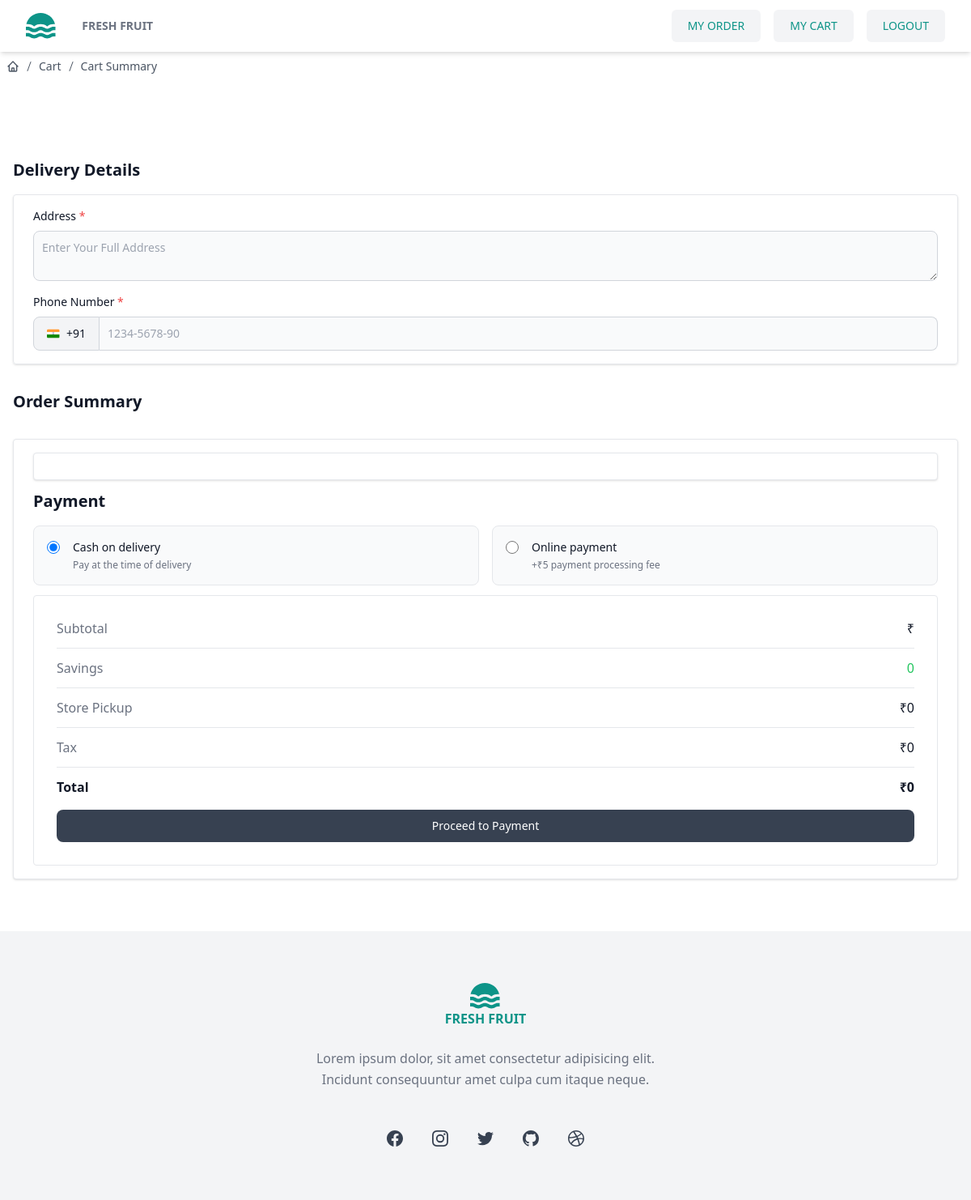
Page /place/order/ (signed in) on the earlier database version.
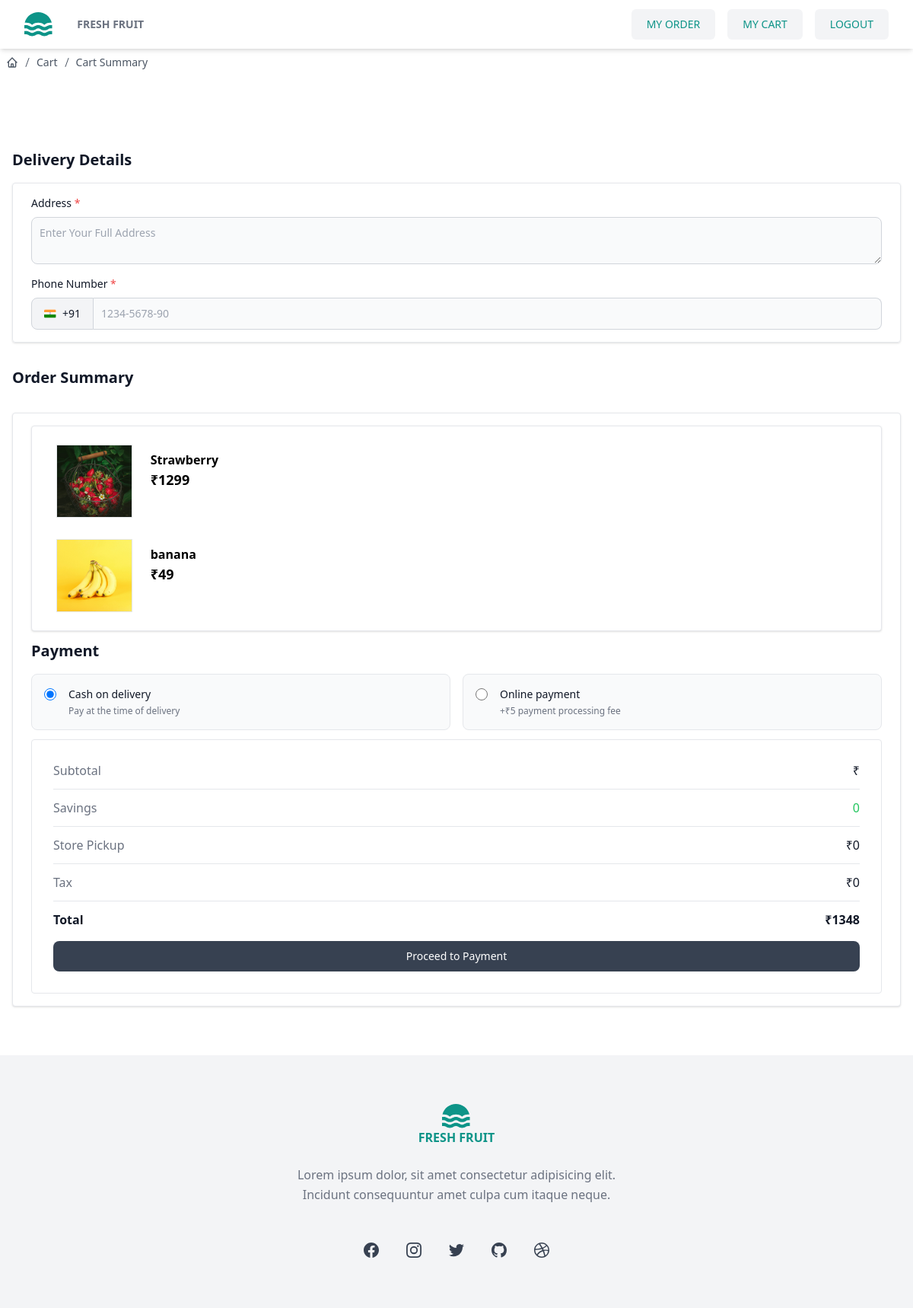
Same page on the later database version.
### store/models.py (models this page shows, shortened)
class BaseModel(models.Model):
    created_date=models.DateTimeField(auto_now_add=True)
    updated_date=models.DateTimeField(auto_now=True)
    is_active=models.BooleanField(default=True)

class BasketItem(BaseModel):
    product_object=models.ForeignKey(Product,on_delete=models.CASCADE)
    quantity=models.PositiveIntegerField(default=1)
    is_order_placed=models.BooleanField(default=False)
    basket_object=models.ForeignKey(Basket,on_delete=models.CASCADE,related_name="cart_item")
    @property
    def item_total(self):
        return self.product_object.price*self.quantity

class Product(BaseModel):
    title=models.CharField(max_length=200)
    description=models.TextField()
    price=models.PositiveIntegerField()
    picture=models.ImageField(upload_to="product_images",null=True,blank=True)
    Varieties_object=models.ForeignKey(Varieties,on_delete=models.CASCADE,default=None)

### store/views.py (the view, shortened to what this page needs)
# urls.py: path('place/order/',views.PlaceOrderView.as_view(),name="place-order"),
class PlaceOrderView(View):
    form_class=OrderForm
    template_name="place_order.html"
    def get(self,request,*args,**kwargs):
        form_instance=self.form_class()
        qs=request.user.cart.cart_item.filter(is_order_placed=False)
        basket_item=BasketItem.objects.filter(basket_object=request.user.cart,is_order_placed=False)
        Basket_total=sum([bi.item_total for bi in qs])
        return render(request,self.template_name,{"form":form_instance, "items":qs , "basket_total":Basket_total})

### store/templates/place_order.html (shortened to what this page needs)
{% extends 'base.html' %}
{% block main_block%}
<div class="p-2">
    <nav aria-label="Breadcrumb">
        <ol class="flex items-center gap-1 text-sm text-gray-600">
            <li>
                <a href="{% url 'products-list' %}" class="block transition hover:text-gray-700">
                </a>
            </li>
            <li class="rtl:rotate-180">
                <svg xmlns="http://www.w3.org/2000/svg" fill="none" viewBox="0 0 24 24" stroke-width="1.5"
                    stroke="currentColor" class="size-4">
                    <path stroke-linecap="round" stroke-linejoin="round" d="m9 20.247 6-16.5" />
                </svg>
            </li>
            <li>
                <a href="{% url 'cart-summary' %}" class="block transition hover:text-gray-700"> Cart </a>
            </li>
            <li class="rtl:rotate-180">
                <svg xmlns="http://www.w3.org/2000/svg" fill="none" viewBox="0 0 24 24" stroke-width="1.5"
                    stroke="currentColor" class="size-4">
                    <path stroke-linecap="round" stroke-linejoin="round" d="m9 20.247 6-16.5" />
                </svg>
            </li>
            <li>
                <a href="#" class="block transition hover:text-gray-700"> Cart Summary </a>
            </li>
        </ol>
    </nav>
</div>
<section class="bg-white py-8 antialiased light:bg-gray-900 md:py-16">
    <form action="#" method="post" class="mx-auto max-w-screen-xl px-4 2xl:px-0">
        <div class="mt-6 sm:mt-8 lg:flex lg:items-start lg:gap-12 xl:gap-16">
            <div class="min-w-0 flex-1 space-y-8">
                <div class="space-y-4">
                    <h2 class="text-xl font-semibold text-gray-900 light:text-white">Delivery Details</h2>
                    <div class="grid grid-cols-1 gap-4 sm:grid-cols-1 border px-4 py-4 sm:px-6 shadow rounded">
                        <div>
                            <label for="address" class="mb-2 block text-sm font-medium text-gray-900 light:text-white">
                                Address <span class="text-red-500">*</span> </label>
                            <textarea id="address" name="address"
                                class="block w-full rounded-lg border border-gray-300 bg-gray-50 p-2.5 text-sm text-gray-900 focus:border-primary-500 focus:ring-primary-500 light:border-gray-600 light:bg-gray-700 light:text-white light:placeholder:text-gray-400 light:focus:border-primary-500 light:focus:ring-primary-500"
                                placeholder="Enter Your Full Address"></textarea>
                        </div>
                        <div>
                            <label for="phone-input-3"
                                class="mb-2 block text-sm font-medium text-gray-900 light:text-white"> Phone Number
                                <span class="text-red-500">*</span> </label>
                            <div class="flex items-center">
                                <div id="dropdown-phone-button-3"
                                    class="z-10 inline-flex shrink-0 items-center rounded-s-lg border border-gray-300 bg-gray-100 px-4 py-2.5 text-center text-sm font-medium text-gray-900 hover:bg-gray-200 focus:outline-none focus:ring-4 focus:ring-gray-100 light:border-gray-600 light:bg-gray-700 light:text-white light:hover:bg-gray-600 light:focus:ring-gray-700">
                                    +91
                                </div>
                                <div class="relative w-full">
                                    <input type="number" name="phone" id="phone-input"
                                        class="z-20 block w-full rounded-e-lg border border-s-0 border-gray-300 bg-gray-50 p-2.5 text-sm text-gray-900 focus:border-primary-500 focus:ring-primary-500 light:border-gray-600 light:border-s-gray-700  light:bg-gray-700 light:text-white light:placeholder:text-gray-400 light:focus:border-primary-500"
                                        pattern="[0-9]{3}-[0-9]{3}-[0-9]{4}" placeholder="1234-5678-90" required />
                                </div>
                            </div>
                        </div>
                    </div>
                </div>
                <h2 class="text-xl font-semibold text-gray-900 light:text-white">Order Summary</h2>
                <div class="space-y-3 border bg-white px-2 py-4 sm:px-6 shadow rounded">
                    <div class="space-y-3 border bg-white px-2 py-4 sm:px-6 shadow rounded">
                        {% for bi in items%}
                        <div class="flex flex-col rounded-lg bg-white sm:flex-row">
                            {%if bi.product_object.picture%}
                            <img class="m-2 h-24 w-28 border object-cover object-center"
                                src="{{bi.product_object.picture.url}}" alt="" />
                            {%else%}
                            <img class="m-2 h-24 w-28 border object-cover object-center"
                                src="https://images.unsplash.com/flagged/photo-1556637640-2c80d3201be8?ixlib=rb-1.2.1&ixid=MnwxMjA3fDB8MHxzZWFyY2h8M3x8c25lYWtlcnxlbnwwfHwwfHw%3D&auto=format&fit=crop&w=500&q=60"
                                alt="" />
                            {%endif%}
                            <div class="flex w-full flex-col px-4 py-4">
                                <span class="font-semibold">{{bi.product_object.title}}</span>
                                <p class="text-lg font-bold">₹{{bi.product_object.price}} </p>
                            </div>
                        </div>
                        {%endfor%}
                    </div>
                    <div class="space-y-4">
                        <h3 class="text-xl font-semibold text-gray-900 light:text-white">Payment</h3>
                        <div class="grid grid-cols-1 gap-4 md:grid-cols-2">
                            <div
                                class="rounded-lg border border-gray-200 bg-gray-50 p-4 ps-4 light:border-gray-700 light:bg-gray-800">
                                <div class="flex items-start">
                                    <div class="flex h-5 items-center">
                                        <input id="credit-card" name="payment_method"
                                            aria-describedby="credit-card-text" type="radio" value="COD"
                                            class="h-4 w-4 border-gray-300 bg-white text-primary-600 focus:ring-2 focus:ring-primary-600 light:border-gray-600 light:bg-gray-700 light:ring-offset-gray-800 light:focus:ring-primary-600"
                                            checked />
                                    </div>
                                    <div class="ms-4 text-sm">
                                        <label for="credit-card"
                                            class="font-medium leading-none text-gray-900 light:text-white"> Cash on
                                            delivery </label>
                                        <p id="credit-card-text"
                                            class="mt-1 text-xs font-normal text-gray-500 light:text-gray-400">Pay at
                                            the time of delivery</p>
                                    </div>
                                </div>
                            </div>
                            <div
                                class="rounded-lg border border-gray-200 bg-gray-50 p-4 ps-4 light:border-gray-700 light:bg-gray-800">
                                <div class="flex items-start">
                                    <div class="flex h-5 items-center">
                                        <input id="pay-on-delivery" name="payment_method"
                                            aria-describedby="pay-on-delivery-text" type="radio" value="ONLINE"
                                            class="h-4 w-4 border-gray-300 bg-white text-primary-600 focus:ring-2 focus:ring-primary-600 light:border-gray-600 light:bg-gray-700 light:ring-offset-gray-800 light:focus:ring-primary-600" />
                                    </div>
                                    <div class="ms-4 text-sm">
                                        <label for="pay-on-delivery"
                                            class="font-medium leading-none text-gray-900 light:text-white"> Online
                                            payment </label>
                                        <p id="pay-on-delivery-text"
                                            class="mt-1 text-xs font-normal text-gray-500 light:text-gray-400">+₹5
                                            payment processing fee</p>
                                    </div>
                                </div>
                            </div>
                        </div>
                    </div>
                    <div>
                        <div class="flow-root border rounded p-7">
                            <div class="-my-3 divide-y divide-gray-200 light:divide-gray-800">
                                <dl class="flex items-center justify-between gap-4 py-3">
                                    <dt class="text-base font-normal text-gray-500 light:text-gray-400">Subtotal</dt>
                                    <dd class="text-base font-medium text-gray-900 light:text-white">
                                        ₹{{items.item_total}}</dd>
                                </dl>
                                <dl class="flex items-center justify-between gap-4 py-3">
                                    <dt class="text-base font-normal text-gray-500 light:text-gray-400">Savings</dt>
                                    <dd class="text-base font-medium text-green-500">0</dd>
                                </dl>
                                <dl class="flex items-center justify-between gap-4 py-3">
                                    <dt class="text-base font-normal text-gray-500 light:text-gray-400">Store Pickup
                                    </dt>
                                    <dd class="text-base font-medium text-gray-900 light:text-white">₹0</dd>
                                </dl>
                                <dl class="flex items-center justify-between gap-4 py-3">
                                    <dt class="text-base font-normal text-gray-500 light:text-gray-400">Tax</dt>
                                    <dd class="text-base font-medium text-gray-900 light:text-white">₹0</dd>
                                </dl>
                                <dl class="flex items-center justify-between gap-4 py-3">
                                    <dt class="text-base font-bold text-gray-900 light:text-white">Total</dt>
                                    <dd class="text-base font-bold text-gray-900 light:text-white">
                                        ₹{{basket_total}}</dd>
                                </dl>
                            </div>
                            <div class="space-y-3 mt-4">
                                <button type="submit"
                                    class="flex w-full items-center justify-center rounded-lg bg-gray-700 px-5 py-2.5 text-sm font-medium text-white hover:bg-gray-800 focus:outline-none focus:ring-4 focus:ring-gray-300 light:bg-gray-600 light:hover:bg-gray-700 light:focus:ring-gray-800">Proceed
                                    to Payment</button>
                            </div>
                        </div>
                    </div>
                </div>
            </div>
    </form>
</section>
{% endblock %}

Differences in the rows shown:
added BasketItem: product_object.picture (picture), product_object "Strawberry", product_object.price "1299"
added BasketItem: product_object.picture (picture), product_object "banana", product_object.price "49"
Other differences:
{{ basket_total }}: "0" → "1348"
